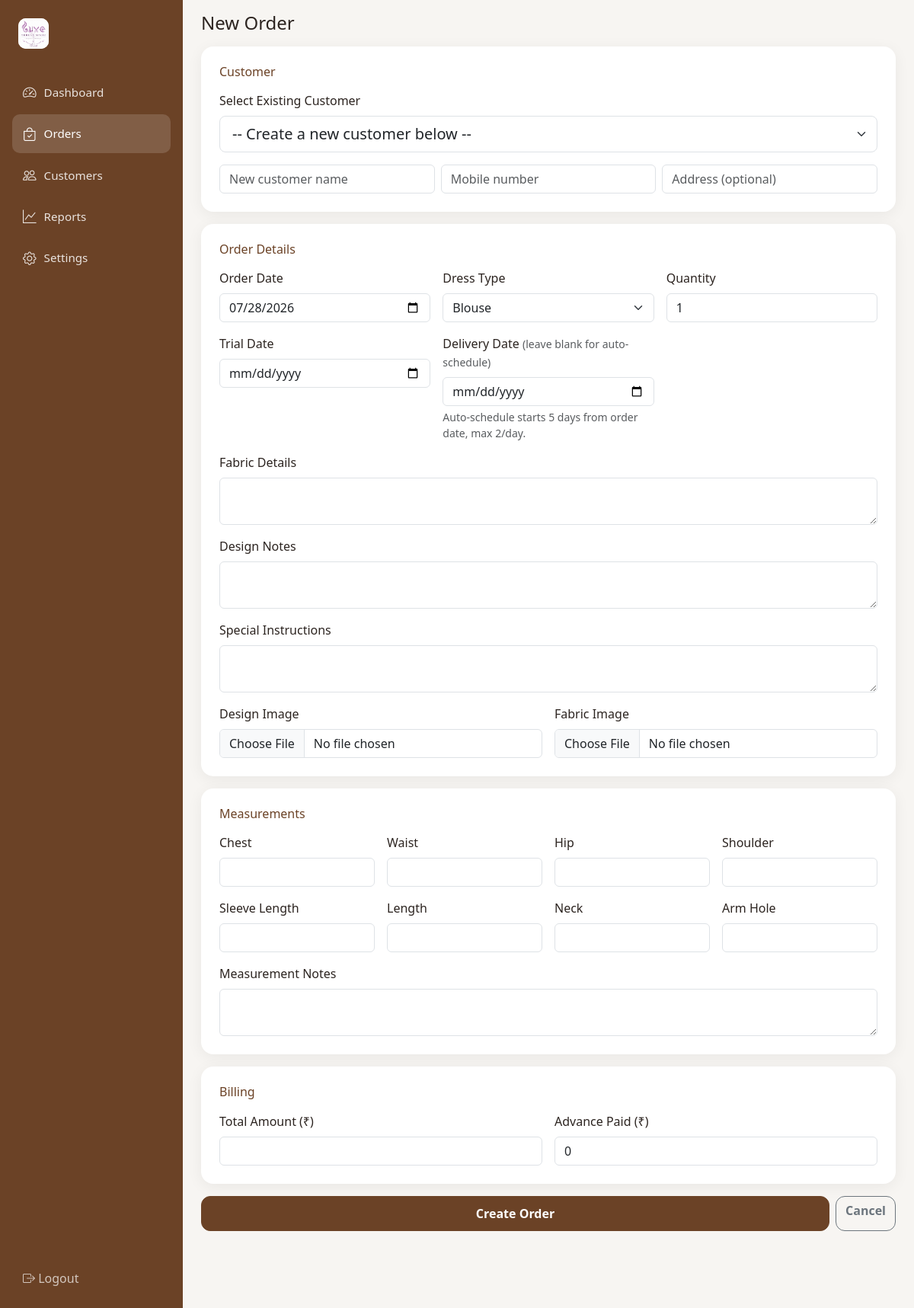
The app's page /orders/add (signed in) with its own data.
### models.py (models this page shows)
class Settings(db.Model):
    __tablename__ = "settings"
    id = db.Column(db.Integer, primary_key=True)
    shop_name = db.Column(db.String(120), default="My Tailoring Shop")
    address = db.Column(db.Text, default="")
    mobile_number = db.Column(db.String(20), default="")
    whatsapp_number = db.Column(db.String(20), default="")
    gst_number = db.Column(db.String(40), default="")
    default_delivery_days = db.Column(db.Integer, default=5)
    max_deliveries_per_day = db.Column(db.Integer, default=2)
    logo_path = db.Column(db.String(255), default="")
    @staticmethod
    def get():
        settings = Settings.query.first()
        if not settings:
            settings = Settings()
            db.session.add(settings)
            db.session.commit()
        return settings

### routes.py (the view, shortened to what this page needs)
@bp.route("/orders/add", methods=["GET", "POST"])
@login_required
def order_add():
    customers = Customer.query.order_by(Customer.name.asc()).all()
    settings = Settings.get()
    return render_template("order_form.html", order=None, customers=customers,
                            default_delivery_days=settings.default_delivery_days)

### routes.py (called while the page is built)
def login_required(f):
    @wraps(f)
    def wrapper(*args, **kwargs):
        if not session.get("admin_id"):
            return redirect(url_for("main.login"))
        return f(*args, **kwargs)
    return wrapper

@bp.context_processor
def inject_globals():
    return {
        "settings": Settings.get(),
        "STATUS_STEPS": STATUS_STEPS,
        "DRESS_CATEGORIES": DRESS_CATEGORIES,
        "today": date.today(),
    }

### templates/order_form.html (shortened to what this page needs)
{% extends "base.html" %}
{% block content %}
<h4 class="mb-3">{{ 'Edit Order ' + order.order_number if order else 'New Order' }}</h4>
<form method="POST" enctype="multipart/form-data">
  <div class="card-soft p-3 p-lg-4 mb-3">
    <h6 class="text-theme mb-3">Customer</h6>
    {% if not order %}
    <div class="mb-3">
      <label class="form-label">Select Existing Customer</label>
      <select name="customer_id" class="form-select form-select-lg" id="customerSelect">
        <option value="">-- Create a new customer below --</option>
      </select>
    </div>
    <div id="newCustomerFields" class="row g-2">
      <div class="col-md-4"><input type="text" name="new_customer_name" class="form-control" placeholder="New customer name"></div>
      <div class="col-md-4"><input type="tel" name="new_customer_mobile" class="form-control" placeholder="Mobile number"></div>
      <div class="col-md-4"><input type="text" name="new_customer_address" class="form-control" placeholder="Address (optional)"></div>
    </div>
    {% endif %}
  </div>
  <div class="card-soft p-3 p-lg-4 mb-3">
    <h6 class="text-theme mb-3">Order Details</h6>
    <div class="row g-3">
      <div class="col-md-4">
        <label class="form-label">Order Date</label>
        <input type="date" name="order_date" class="form-control" value="{{ order.order_date.isoformat() if order else today.isoformat() }}">
      </div>
      <div class="col-md-4">
        <label class="form-label">Dress Type</label>
        <select name="dress_type" class="form-select" id="dressTypeSelect">
          {% for d in DRESS_CATEGORIES %}
            <option value="{{ d }}" {{ 'selected' if order and order.dress_type == d }}>{{ d }}</option>
          {% endfor %}
        </select>
      </div>
      <div class="col-md-4">
        <label class="form-label">Quantity</label>
        <input type="number" name="quantity" min="1" class="form-control" value="{{ order.quantity if order else 1 }}">
      </div>
      <div class="col-md-4">
        <label class="form-label">Trial Date</label>
        <input type="date" name="trial_date" class="form-control" value="{{ order.trial_date.isoformat() if order and order.trial_date else '' }}">
      </div>
      <div class="col-md-4">
        <label class="form-label">Delivery Date <span class="text-muted small">(leave blank for auto-schedule)</span></label>
        <input type="date" name="delivery_date" class="form-control" value="{{ order.delivery_date.isoformat() if order else '' }}">
        <div class="form-text">Auto-schedule starts {{ default_delivery_days }} days from order date, max {{ settings.max_deliveries_per_day }}/day.</div>
      </div>
      <div class="col-12">
        <label class="form-label">Fabric Details</label>
        <textarea name="fabric_details" class="form-control" rows="2">{{ order.fabric_details if order else '' }}</textarea>
      </div>
      <div class="col-12">
        <label class="form-label">Design Notes</label>
        <textarea name="design_notes" class="form-control" rows="2">{{ order.design_notes if order else '' }}</textarea>
      </div>
      <div class="col-12">
        <label class="form-label">Special Instructions</label>
        <textarea name="special_instructions" class="form-control" rows="2">{{ order.special_instructions if order else '' }}</textarea>
      </div>
      <div class="col-md-6">
        <label class="form-label">Design Image</label>
        <input type="file" name="design_image" class="form-control" accept="image/*">
      </div>
      <div class="col-md-6">
        <label class="form-label">Fabric Image</label>
        <input type="file" name="fabric_image" class="form-control" accept="image/*">
      </div>
    </div>
  </div>
  <div class="card-soft p-3 p-lg-4 mb-3">
    <h6 class="text-theme mb-3">Measurements</h6>
    {% set m = order.measurements if order else None %}
    <div class="row g-3">
      <div class="col-6 col-md-3"><label class="form-label">Chest</label><input type="number" step="0.1" name="chest" class="form-control" value="{{ m.chest if m and m.chest else '' }}"></div>
      <div class="col-6 col-md-3"><label class="form-label">Waist</label><input type="number" step="0.1" name="waist" class="form-control" value="{{ m.waist if m and m.waist else '' }}"></div>
      <div class="col-6 col-md-3"><label class="form-label">Hip</label><input type="number" step="0.1" name="hip" class="form-control" value="{{ m.hip if m and m.hip else '' }}"></div>
      <div class="col-6 col-md-3"><label class="form-label">Shoulder</label><input type="number" step="0.1" name="shoulder" class="form-control" value="{{ m.shoulder if m and m.shoulder else '' }}"></div>
      <div class="col-6 col-md-3"><label class="form-label">Sleeve Length</label><input type="number" step="0.1" name="sleeve_length" class="form-control" value="{{ m.sleeve_length if m and m.sleeve_length else '' }}"></div>
      <div class="col-6 col-md-3"><label class="form-label">Length</label><input type="number" step="0.1" name="length" class="form-control" value="{{ m.length if m and m.length else '' }}"></div>
      <div class="col-6 col-md-3"><label class="form-label">Neck</label><input type="number" step="0.1" name="neck" class="form-control" value="{{ m.neck if m and m.neck else '' }}"></div>
      <div class="col-6 col-md-3"><label class="form-label">Arm Hole</label><input type="number" step="0.1" name="arm_hole" class="form-control" value="{{ m.arm_hole if m and m.arm_hole else '' }}"></div>
      <div class="col-12"><label class="form-label">Measurement Notes</label><textarea name="measurement_notes" class="form-control" rows="2">{{ m.extra_notes if m and m.extra_notes else '' }}</textarea></div>
    </div>
  </div>
  <div class="card-soft p-3 p-lg-4 mb-3">
    <h6 class="text-theme mb-3">Billing</h6>
    <div class="row g-3">
      <div class="col-md-6">
        <label class="form-label">Total Amount (₹)</label>
        <input type="number" step="0.01" name="total_amount" class="form-control" value="{{ order.total_amount if order else '' }}">
      </div>
      {% if not order %}
      <div class="col-md-6">
        <label class="form-label">Advance Paid (₹)</label>
        <input type="number" step="0.01" name="advance_paid" class="form-control" value="0">
      </div>
      {% endif %}
    </div>
  </div>
  <div class="d-flex gap-2 mb-4">
    <button type="submit" class="btn btn-theme touch-btn flex-fill">{{ 'Save Changes' if order else 'Create Order' }}</button>
    <a href="{{ url_for('main.orders_list') }}" class="btn btn-outline-secondary touch-btn">Cancel</a>
  </div>
</form>
{% endblock %}

### templates/base.html (shortened to what this page needs)
<!DOCTYPE html>
<html lang="en">
<head>
<link href="https://cdn.jsdelivr.net/npm/bootstrap@5.3.3/dist/css/bootstrap.min.css" rel="stylesheet">
<link href="https://cdn.jsdelivr.net/npm/bootstrap-icons@1.11.3/font/bootstrap-icons.css" rel="stylesheet">
<link rel="stylesheet" href="{{ url_for('static', filename='css/style.css') }}">
</head>
<body>
{% if session.get('admin_id') %}
<div class="app-shell">
  <aside class="sidebar" id="appSidebar">
    <div class="sidebar-brand">
      {% if settings.logo_path %}
        <img src="{{ url_for('static', filename='uploads/' + settings.logo_path) }}" alt="Logo">
      {% else %}
        <div class="logo-placeholder"><i class="bi bi-scissors"></i></div>
      {% endif %}
    </div>
    <nav class="sidebar-nav" id="sidebarNav">
      <a href="{{ url_for('main.dashboard') }}" class="{{ 'active' if request.endpoint == 'main.dashboard' }}"><i class="bi bi-speedometer2"></i> Dashboard</a>
      <a href="{{ url_for('main.orders_list') }}" class="{{ 'active' if 'order' in request.endpoint }}"><i class="bi bi-bag-check"></i> Orders</a>
      <a href="{{ url_for('main.customers_list') }}" class="{{ 'active' if 'customer' in request.endpoint }}"><i class="bi bi-people"></i> Customers</a>
      <a href="{{ url_for('main.reports') }}" class="{{ 'active' if request.endpoint == 'main.reports' }}"><i class="bi bi-graph-up"></i> Reports</a>
      <a href="{{ url_for('main.settings_page') }}" class="{{ 'active' if request.endpoint == 'main.settings_page' }}"><i class="bi bi-gear"></i> Settings</a>
    </nav>
    <a href="{{ url_for('main.logout') }}" class="sidebar-logout"><i class="bi bi-box-arrow-right"></i> Logout</a>
  </aside>
  <main class="main-content">
    <div class="container-fluid py-3 px-3 px-lg-4">
      {% block content %}{% endblock %}
    </div>
  </main>
</div>
{% endif %}
</body>
</html>

### static/css/style.css (style rules this page uses)
:root { --theme-primary: #6b4226; --theme-primary-dark: #4a2d18; --theme-accent: #c99b52; --theme-bg: #f7f5f2; --theme-card: #ffffff; --theme-text: #2c2420; --radius: 16px; --shadow: 0 4px 20px rgba(0,0,0,0.06); }
*, *::before, *::after { box-sizing: border-box; }
html, body { overflow-x: hidden; width: 100%; }
body { background: var(--theme-bg); color: var(--theme-text); font-family: "Segoe UI", -apple-system, BlinkMacSystemFont, Roboto, sans-serif; margin: 0; }
.app-shell { display: flex; min-height: 100vh; width: 100%; overflow-x: hidden; position: relative; }
.sidebar { width: 240px; background: var(--theme-primary); color: #fff; position: fixed; top: 0; left: 0; bottom: 0; padding: 1.5rem 1rem; display: flex; flex-direction: column; z-index: 1050; transition: transform .28s ease; }
.sidebar-brand { display: flex; align-items: center; gap: 10px; font-weight: 700; font-size: 1.1rem; margin-bottom: 2rem; padding: 0 .5rem; }
.sidebar-brand img { width: 40px; height: 40px; border-radius: 10px; object-fit: cover; background: #fff; }
.sidebar-nav { display: flex; flex-direction: column; gap: 4px; flex: 1; }
.sidebar-nav a { color: rgba(255,255,255,0.85); text-decoration: none; padding: 12px 14px; border-radius: 10px; display: flex; align-items: center; gap: 10px; font-size: .95rem; transition: background .15s; }
.sidebar-nav a i { font-size: 1.1rem; }
.sidebar-nav a:hover, .sidebar-nav a.active { background: rgba(255,255,255,0.15); color: #fff; }
.sidebar-logout { color: rgba(255,255,255,0.7); text-decoration: none; padding: 12px 14px; }
.main-content { flex: 1; margin-left: 240px; min-height: 100vh; padding-bottom: 70px; width: 100%; max-width: 100%; overflow-x: hidden; }
@media (min-width: 768px) { .sidebar { transform: none !important; } }
.card-soft { background: var(--theme-card); border-radius: var(--radius); box-shadow: var(--shadow); border: none; }
.btn-theme { background: var(--theme-primary); border-color: var(--theme-primary); color: #fff; }
.text-theme { color: var(--theme-primary) !important; }
.touch-btn { min-height: 46px; border-radius: 12px; font-weight: 600; }

### records on screen
Settings: logo_path (picture), max_deliveries_per_day "2"

### other values on screen
{{ 'Edit Order ' + order.order_number if order else 'New Order' }} "New Order"
{{ default_delivery_days }} "5"
{{ 'Save Changes' if order else 'Create Order' }} "Create Order"
form field dress_type "Blouse"
